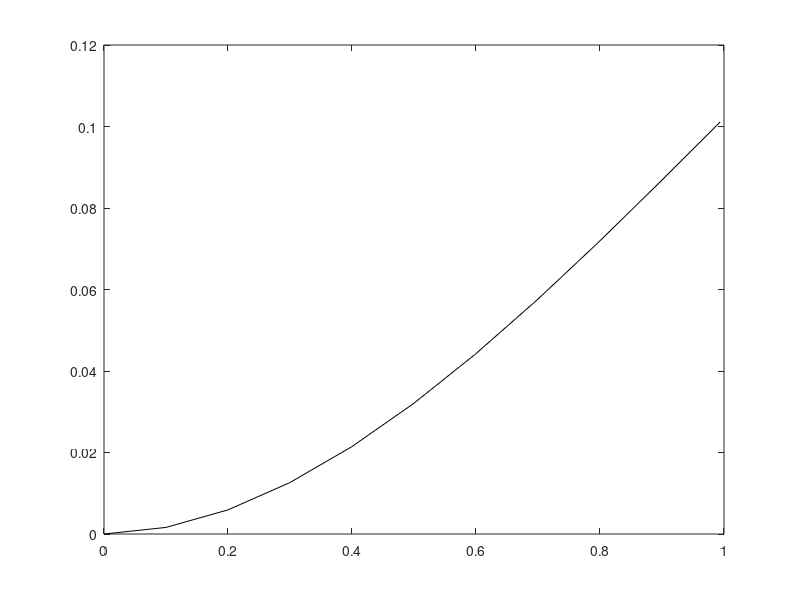

This chart was generated by the following MATLAB code:
N = 10;
L = 1;
X = linspace(0,L,N+1);
Y = zeros(6*(N+1),1);
for i = 1:N+1
  Y(6*(i-1)+2) = X(i); 
end
for qwerty = 1:1
  E = 1;
r = 0.1;

I = (pi*r^4)/4;
nu = 0.3;


K = 1;0
G = E/(2*(1+nu));
delta = 0.1;
a = pi*r*r;

tol = 0.001;
F = zeros(6*N+6,1);
h = L/N;
P = qwerty*(3*E*I/L^3)*delta;
A = zeros(6*(N+1),6*(N+1));
A(1:3,1:3) = eye(3,3);
M = (1/2)*[0 1;-1 0];

while(true)
for i = 1:N 
  C = [(K*G*a) 0;0 (E*a)];
  ni = [Y(6*(i-1)+4) 0 Y(6*(i-1)+5)]; 
  ni1 = [Y(6*(i-1)+10) 0 Y(6*(i-1)+11)];
  ri = [Y(6*(i-1)+1) 0 Y(6*(i-1)+2)]; 
  ri1 = [Y(6*(i-1)+7) 0 Y(6*(i-1)+8)];
  thetai = Y(6*(i-1)+3);
  thetai1 = Y(6*(i-1)+9);
  mi = Y(6*(i-1)+6);
  mi1 = Y(6*(i-1)+12);
  R = [cos((thetai+thetai1)/2) sin((thetai+thetai1)/2);-sin((thetai+thetai1)/2) cos((thetai+thetai1)/2)];
  
  A(3+6*(i-1)+1:3+6*(i-1)+2,6*(i-1)+4:6*(i-1)+5)=-eye(2,2)/h;
  A(3+6*(i-1)+1:3+6*(i-1)+2,6*(i-1)+10:6*(i-1)+11)=eye(2,2)/h;
  
  A(3+6*(i-1)+3,6*(i-1)+1:6*(i-1)+2)=-cross(ni+ni1,[0 1 0])(1,[1 3])/(2*h);
  A(3+6*(i-1)+3,6*(i-1)+4:6*(i-1)+5)=cross([0 1 0],ri1-ri)(1,[1 3])/(2*h);
  A(3+6*(i-1)+3,6*(i-1)+7:6*(i-1)+8)=cross(ni+ni1,[0 1 0])(1,[1 3])/(2*h);
  A(3+6*(i-1)+3,6*(i-1)+10:6*(i-1)+11)=cross([0 1 0],ri1-ri)(1,[1 3])/(2*h);
  A(3+6*(i-1)+3,6*(i-1)+6) = -1/h;
  A(3+6*(i-1)+3,6*(i-1)+12) = 1/h;
  
  A(3+6*(i-1)+4:3+6*(i-1)+5,6*(i-1)+1:6*(i-1)+2) = (1/h)*R*C*R';
  A(3+6*(i-1)+4:3+6*(i-1)+5,6*(i-1)+7:6*(i-1)+8) = -(1/h)*R*C*R';
  Q = M*R*C*R';
  A(3+6*(i-1)+4:3+6*(i-1)+5,6*(i-1)+3)=-(1/(2*h))*(Q+Q')*((ri1-ri)(1,[1,3])')+(1/2)*M*R*C*[0 1]';
  A(3+6*(i-1)+4:3+6*(i-1)+5,6*(i-1)+9)=-(1/(2*h))*(Q+Q')*((ri1-ri)(1,[1,3])')+(1/2)*M*R*C*[0 1]';
  A(3+6*(i-1)+4:3+6*(i-1)+5,6*(i-1)+4:6*(i-1)+5) = (1/2)*eye(2,2);
  A(3+6*(i-1)+4:3+6*(i-1)+5,6*(i-1)+10:6*(i-1)+11) = (1/2)*eye(2,2);
  
  A(3+6*(i-1)+6,6*(i-1)+3) = E*I/h;
  A(3+6*(i-1)+6,6*(i-1)+6) = 1/2;
  A(3+6*(i-1)+6,6*(i-1)+9) = -E*I/h;
  A(3+6*(i-1)+6,6*(i-1)+12) = 1/2;
  
  F(3+6*(i-1)+1:3+6*(i-1)+2) = (1/h)*((ni1-ni)(1,[1 3])');
  F(3+6*(i-1)+3) = (1/h)*(mi1-mi)+(1/(2*h))*(dot([0 1 0],cross((ri1-ri),(ni+ni1))));
  F(3+6*(i-1)+6) = (mi+mi1)/2 - (E*I/h)*(thetai1-thetai);
  F(3+6*(i-1)+4:3+6*(i-1)+5) = (1/2)*((ni+ni1)(1,[1 3])')-R*C*(((R')/h)*((ri1-ri)(1,[1 3])')-[0;1]);
  n_n1 = [Y(6*(N)+4) Y(6*(N)+5)]';
theta_n1 = Y(6*N+3);
R_n1 = [cos(theta_n1) sin(theta_n1);-sin(theta_n1) cos(theta_n1)];
  F(3+6*(N)+1:6*N+6) = [n_n1-P*R_n1*[1 0]';mi1]';
  disp('ayush')
end
F(1:3) = [Y(1); Y(2); Y(3)];


A(3+6*(N-1)+7,6*(N-1)+10) = 1;
A(3+6*(N-1)+8,6*(N-1)+11) = 1;
A(3+6*(N-1)+7:3+6*(N-1)+8,6*(N)+3) = -P*M*R_n1*[1 0]';
A(3+6*(N-1)+9,6*(N-1)+12) = 1;
Yfinal = Y-A\F;
if(norm(F)<tol&&norm(Yfinal-Y)<tol)
break;
end
Y = Yfinal;
end
r1 = zeros(N+1,1);
r2 = zeros(N+1,1);
for i = 1:N+1
    r1(i) = Y(6*(i-1)+1); 
    r2(i) = Y(6*(i-1)+2);
endfor
plot(r2,r1,'k');
hold on
#axis([0 1 0 6]);
end